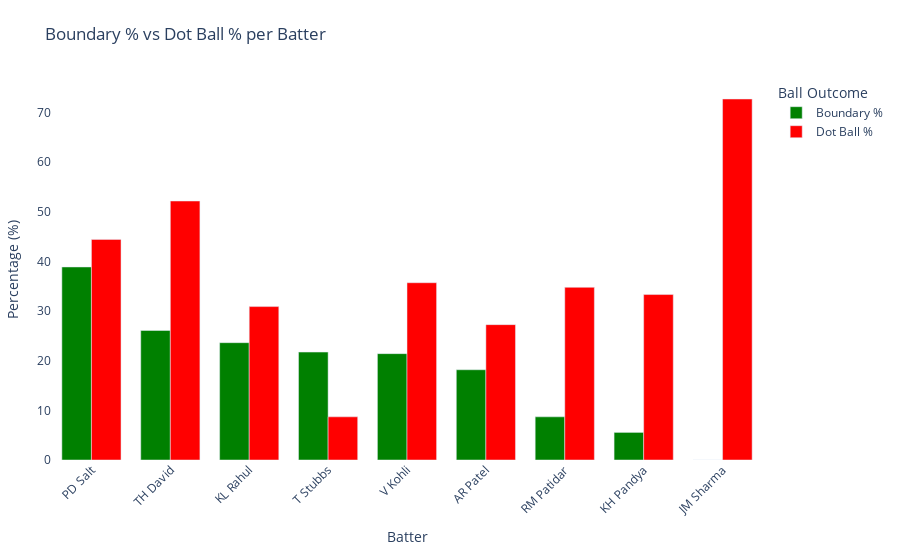

Source (notebook cell):
### Code cell
batter_outcome_stats = (
    ipl_match_copy.groupby('batter')
    .ball_outcome.value_counts(normalize=True)
    .unstack()
    .fillna(0) * 100
).reset_index()

balls_faced = ipl_match_copy.groupby('batter').size().reset_index(name='balls_faced')
batter_outcome_stats = batter_outcome_stats.merge(balls_faced, on='batter')
batter_outcome_stats = batter_outcome_stats[batter_outcome_stats['balls_faced'] >= 10]

batter_outcome_stats = batter_outcome_stats.sort_values(by='Boundary', ascending=False)

fig = go.Figure()

fig.add_trace(go.Bar(
    x=batter_outcome_stats['batter'],
    y=batter_outcome_stats['Boundary'],
    name='Boundary %',
    marker_color='green',
    hovertemplate='%{x}<br>Boundary %: %{y:.2f}<extra></extra>'
))

fig.add_trace(go.Bar(
    x=batter_outcome_stats['batter'],
    y=batter_outcome_stats['Dot'],
    name='Dot Ball %',
    marker_color='red',
    hovertemplate='%{x}<br>Dot Ball %: %{y:.2f}<extra></extra>'
))

fig.update_layout(
    title=' Boundary % vs Dot Ball % per Batter',
    xaxis_title='Batter',
    yaxis_title='Percentage (%)',
    barmode='group',
    bargap=0.25,
    plot_bgcolor='rgba(0,0,0,0)',
    paper_bgcolor='white',
    legend_title_text='Ball Outcome',
    xaxis_tickangle=-45,
    margin=dict(l=40, r=40, t=80, b=100)
)

fig.show()

### Figure 1 — Plotly figure (JSON) as saved in the notebook; plotly's stock layout.template omitted (floating-point values rounded to 4 significant figures)
{"data": [{"hovertemplate": "%{x}<br>Boundary %: %{y:.2f}<extra></extra>", "marker": {"color": "green"}, "name": "Boundary %", "type": "bar", "x": ["PD Salt", "TH David", "KL Rahul", "T Stubbs", "V Kohli", "AR Patel", "RM Patidar", "KH Pandya", "JM Sharma"], "y": [38.89, 26.09, 23.64, 21.74, 21.43, 18.18, 8.696, 5.556, 0]}, {"hovertemplate": "%{x}<br>Dot Ball %: %{y:.2f}<extra></extra>", "marker": {"color": "red"}, "name": "Dot Ball %", "type": "bar", "x": ["PD Salt", "TH David", "KL Rahul", "T Stubbs", "V Kohli", "AR Patel", "RM Patidar", "KH Pandya", "JM Sharma"], "y": [44.44, 52.17, 30.91, 8.696, 35.71, 27.27, 34.78, 33.33, 72.73]}], "layout": {"autosize": true, "bargap": 0.25, "barmode": "group", "legend": {"title": {"text": "Ball Outcome"}}, "margin": {"b": 100, "l": 40, "r": 40, "t": 80}, "paper_bgcolor": "white", "plot_bgcolor": "rgba(0, 0, 0, 0)", "title": {"text": " Boundary % vs Dot Ball % per Batter"}, "xaxis": {"autorange": true, "range": [-0.5, 8.5], "tickangle": -45, "title": {"text": "Batter"}, "type": "category"}, "yaxis": {"autorange": true, "range": [0, 76.56], "title": {"text": "Percentage (%)"}, "type": "linear"}}}
